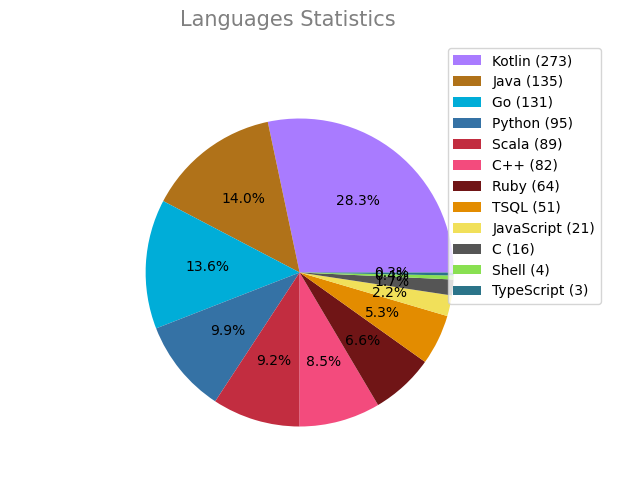

Generate this figure with Python:
import argparse
import base64
from datetime import datetime
from os import walk, path
from typing import *

import requests
import yaml


class Language:
    def __init__(self, name: str, lang_type: str, color: str = '#D3D3D3', count: int = 0):
        self.name, self.lang_type, self.color, self.count = name, lang_type, color, count

    def __str__(self) -> str:
        return f'Language(name={self.name},lang_type={self.lang_type},color={self.color},count={self.count})'


def get_language_criteria() -> Dict[str, Language]:
    resp: requests.Response = requests.get(
        'https://raw.githubusercontent.com/github/linguist/master/lib/linguist/languages.yml')
    log('Languages yaml response: {}'.format(resp))
    lang_by_ext: Dict[str, Language] = {}
    for name, specs in yaml.safe_load(resp.content).items():
        lang_type: str = specs.get('type', '')
        for ext in specs.get('extensions', []):
            # programming type is top priority
            if ext not in lang_by_ext or lang_type == 'programming':
                lang_by_ext[ext] = Language(
                    name=name,
                    lang_type=lang_type,
                    color=specs.get('color', '#D3D3D3')
                )
    return lang_by_ext


def aggr_language_count(lang_by_ext: Dict[str, Language]) -> List[Language]:
    root_dir = path.abspath('..')
    for (root, dirs, files) in walk(root_dir):
        if path.relpath(root, root_dir)[0] != '.':
            for ext in [path.splitext(f)[1] for f in files]:
                lang_by_ext.get(ext, Language('other', 'unknown')).count += 1
    return list(filter(lambda l: l.count > 0, lang_by_ext.values()))


def create_pie_chart_image(lang_count: List[Language]) -> str:
    lang_count.sort(key=lambda lang: lang.count, reverse=True)
    counts = list(map(lambda l: l.count, lang_count))
    total_count = sum(counts)

    import matplotlib.pyplot as plt
    pathches, texts, autotexts = plt.pie(
        x=[c / total_count for c in counts],
        colors=[lang.color for lang in lang_count],
        autopct='%1.1f%%',
        startangle=0
    )
    plt.suptitle('Languages Statistics', fontsize=15, x=.45, color='grey')
    plt.legend(
        ['{} ({})'.format(lang.name, lang.count) for lang in lang_count],
        loc='upper right',
        bbox_to_anchor=(1.3, 1.1)
    )
    [text.set_color('black') for text in texts]
    [autotext.set_color('black') for autotext in autotexts]
    plt.tight_layout()

    image_name = 'language_statistics.png'
    plt.savefig(image_name, transparent=True)
    return image_name


def upload_pie_chart(filename: str, github_api_token) -> str:
    image_url = 'https://api.github.com/repos/occidere/leetcode/contents/.statistics/{}'.format(filename)
    auth_headers = {'Authorization': 'bearer {}'.format(github_api_token)}
    sha = requests.get(url=image_url, headers=auth_headers).json().get('sha', '')
    resp: requests.Response = requests.put(
        url=image_url,
        headers=auth_headers,
        json={
            "message": "Update languages statistics chart",
            "content": encode_image_to_base64(filename).decode('ascii'),
            "sha": sha
        }
    )
    log('Upload image response: {}'.format(resp))
    return resp.json()['content']['download_url']


def encode_image_to_base64(image_path: str) -> bytes:
    with open(image_path, 'rb') as file:
        return base64.b64encode(file.read())


def log(msg: str) -> None:
    print('[{}] {}'.format(datetime.now().strftime('%Y-%m-%d %H:%M:%S'), msg))


if __name__ == '__main__':
    parser = argparse.ArgumentParser()
    parser.add_argument('--token', help='Input GitHub API Token')
    args = parser.parse_args()
    if args.token:
        language_criteria = get_language_criteria()
        log('[Language criteria created]')
        [log(f'{k} -> {v}') for k, v in language_criteria.items()]

        language_count = aggr_language_count(language_criteria)
        log('[Language usage aggregation finished]')
        [log(f'{x}') for x in language_count]

        # chart_filename = create_pie_chart_image(language_count)
        # log('Chart image saved')
        #
        # uploaded_url = upload_pie_chart(chart_filename, args.token)
        # log('Chart image uploaded')
    else:
        parser.print_usage()
